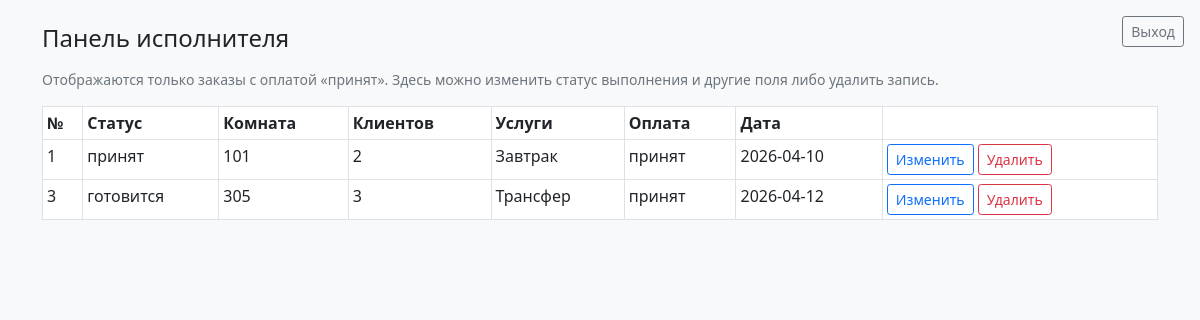
The page /frontend/view_3.php (signed in) on the database its author committed.
### tables this page shows
CREATE TABLE `order` (
  `orderid` INT NOT NULL AUTO_INCREMENT,
  `orderstatus` VARCHAR(50) NOT NULL DEFAULT 'создан',
  `roomnumber` VARCHAR(50) NOT NULL,
  `amountclients` INT NOT NULL,
  `hotelservices` VARCHAR(255) NOT NULL,
  `paymentstatus` VARCHAR(50) NOT NULL DEFAULT 'не принят',
  `datecreation` DATE NOT NULL,
  PRIMARY KEY (`orderid`)
);

### api/crud.php (called while the page is built, shortened)
<?php
function select($query)
{
    try {
        $result = $_SERVER['db']->query($query, MYSQLI_USE_RESULT);
        $result = $result->fetch_all(MYSQLI_ASSOC);
        return $result;
    } catch (Exception $err) {
        return ['status' => 'failed', 'message' => $err];
    }
}

### frontend/view_3.php (the view, shortened to what this page needs)
<?php
require_once '../api/crud.php';
$orders = select("SELECT * FROM `order` WHERE paymentstatus='принят' ORDER BY orderid");
function h3($s)
{
    return htmlspecialchars((string) $s, ENT_QUOTES, 'UTF-8');
}
?>
<!DOCTYPE html>
<html lang="ru">
<head>
    <link rel="stylesheet" href="./bootstrap.min.css">
</head>
<body class="bg-light">
<a href="/logout.php" class="btn btn-sm btn-outline-secondary position-fixed top-0 end-0 m-3">Выход</a>
<div class="container py-4">
    <h4 class="mb-3">Панель исполнителя</h4>
    <p class="text-muted small">Отображаются только заказы с оплатой «принят». Здесь можно изменить статус выполнения и другие поля либо удалить запись.</p>
    <table class="table table-sm table-bordered bg-white">
        <thead><tr><th>№</th><th>Статус</th><th>Комната</th><th>Клиентов</th><th>Услуги</th><th>Оплата</th><th>Дата</th><th></th></tr></thead>
        <tbody>
        <?php if (is_array($orders) && count($orders) && !isset($orders['status'])) {
            foreach ($orders as $o) { ?>
                <tr>
                    <td><?= (int) $o['orderid'] ?></td>
                    <td><?= h3($o['orderstatus']) ?></td>
                    <td><?= h3($o['roomnumber']) ?></td>
                    <td><?= (int) $o['amountclients'] ?></td>
                    <td><?= h3($o['hotelservices']) ?></td>
                    <td><?= h3($o['paymentstatus']) ?></td>
                    <td><?= h3($o['datecreation']) ?></td>
                    <td class="text-nowrap">
                        <a class="btn btn-sm btn-outline-primary" href="/frontend/view_3.php?edit_order=<?= (int) $o['orderid'] ?>">Изменить</a>
                        <form method="POST" class="d-inline" onsubmit="return confirm('Удалить заказ из списка?');">
                            <button class="btn btn-sm btn-outline-danger" type="submit" name="delete_order" value="1">Удалить</button>
                        </form>
                    </td>
                </tr>
            <?php }
            } else { ?>
            <tr><td colspan="8">Нет заказов с оплатой «принят»</td></tr>
        <?php } ?>
        </tbody>
    </table>
</div>
</body>
</html>

### rows shown on the page
order: orderid "1", orderstatus "принят", roomnumber "101", amountclients "2", hotelservices "Завтрак", paymentstatus "принят", datecreation "2026-04-10"
order: orderid "3", orderstatus "готовится", roomnumber "305", amountclients "3", hotelservices "Трансфер", paymentstatus "принят", datecreation "2026-04-12"
